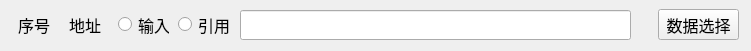
<?xml version="1.0" encoding="UTF-8"?>
<ui version="4.0">
 <class>WRDRegItem</class>
 <widget class="QWidget" name="WRDRegItem">
  <property name="geometry">
   <rect>
    <x>0</x>
    <y>0</y>
    <width>751</width>
    <height>51</height>
   </rect>
  </property>
  <property name="windowTitle">
   <string>Form</string>
  </property>
  <widget class="QLabel" name="txt_Addr">
   <property name="geometry">
    <rect>
     <x>69</x>
     <y>14</y>
     <width>51</width>
     <height>21</height>
    </rect>
   </property>
   <property name="font">
    <font>
     <pointsize>12</pointsize>
    </font>
   </property>
   <property name="text">
    <string>地址</string>
   </property>
  </widget>
  <widget class="QLineEdit" name="lineEdit_Input">
   <property name="geometry">
    <rect>
     <x>240</x>
     <y>10</y>
     <width>391</width>
     <height>30</height>
    </rect>
   </property>
   <property name="font">
    <font>
     <pointsize>12</pointsize>
    </font>
   </property>
   <property name="maxLength">
    <number>999999999</number>
   </property>
  </widget>
  <widget class="QPushButton" name="pushButton_DataSelect">
   <property name="geometry">
    <rect>
     <x>658</x>
     <y>9</y>
     <width>81</width>
     <height>31</height>
    </rect>
   </property>
   <property name="font">
    <font>
     <pointsize>12</pointsize>
    </font>
   </property>
   <property name="text">
    <string>数据选择</string>
   </property>
  </widget>
  <widget class="QRadioButton" name="radioButton_Quote">
   <property name="geometry">
    <rect>
     <x>178</x>
     <y>14</y>
     <width>51</width>
     <height>21</height>
    </rect>
   </property>
   <property name="font">
    <font>
     <pointsize>12</pointsize>
    </font>
   </property>
   <property name="text">
    <string>引用</string>
   </property>
  </widget>
  <widget class="QLabel" name="txt_SerialNum">
   <property name="geometry">
    <rect>
     <x>18</x>
     <y>14</y>
     <width>41</width>
     <height>21</height>
    </rect>
   </property>
   <property name="font">
    <font>
     <pointsize>12</pointsize>
    </font>
   </property>
   <property name="text">
    <string>序号</string>
   </property>
  </widget>
  <widget class="QRadioButton" name="radioButton_Input">
   <property name="geometry">
    <rect>
     <x>118</x>
     <y>14</y>
     <width>51</width>
     <height>21</height>
    </rect>
   </property>
   <property name="font">
    <font>
     <pointsize>12</pointsize>
    </font>
   </property>
   <property name="text">
    <string>输入</string>
   </property>
  </widget>
 </widget>
 <resources/>
 <connections/>
</ui>
